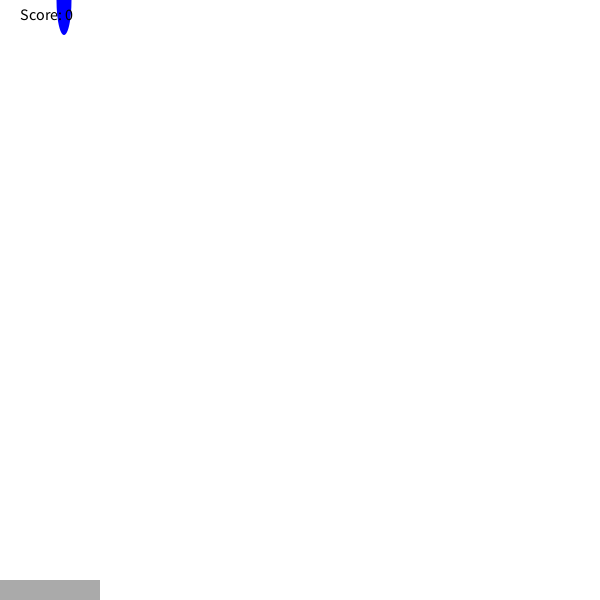
Frame 1 (no input)
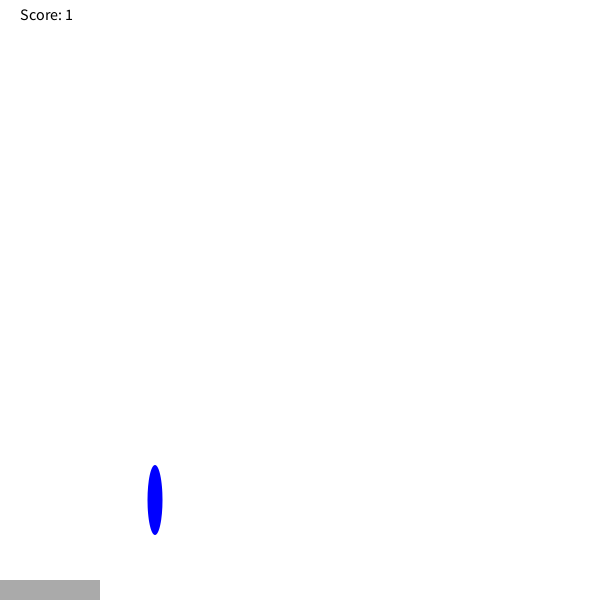
Frame 60 (the mouse pressed at the canvas centre just before this capture)
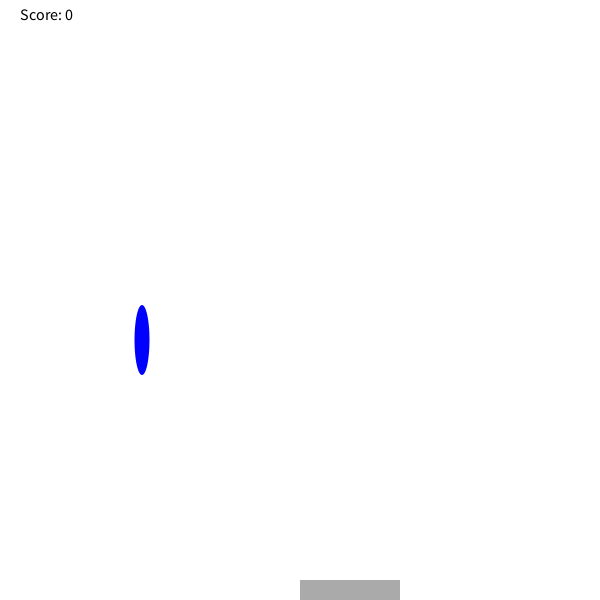
Frame 120 (the mouse held since frame 60 and released just before this capture)

The Processing sketch that drew these frames (run headless with seeded random() and noise(); from frame 60 on, the mouse is pressed at the canvas centre):

// Processing sketch: rain_game
// ── rain_game.pde
int y = 0;
int rand = (int)random(width);
int score = 0;
void setup(){
  size(600,600);
  noStroke();
}
void draw(){
  background(#FFFFFF);
  fill(0,0,255);
  ellipse(rand,y,15,70);
  fill(170,170,170);
  rect(mouseX,580,100,40);
  y += 20;
  fill(0,0,0);
  textSize(16);
  text("Score: " + score, 20, 20);
  if(y > 670){
   y = 0; 
   checkCatch(rand);
   rand = (int)random(width);
  }
}
 void checkCatch(int x){
         if (x > mouseX && x < mouseX+100)
            score++;
         else if (score > 0) 
            score--;
        println("Your score is now: " + score);
    }
